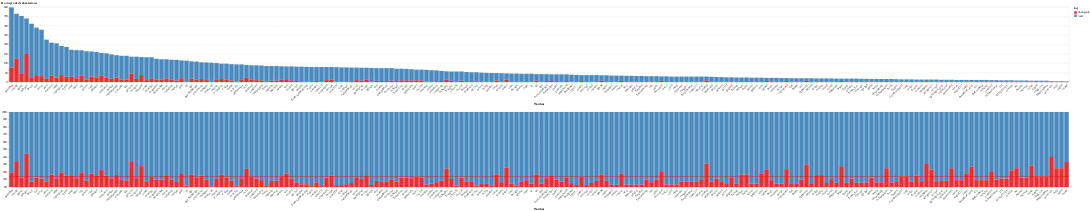

The code cell stored with this chart in its notebook:
### Markdown cell above
## Downgraded submissions stats
The first graph shows the total number of submissions (in blue) with the number of *downgraded* submissions (in red) for each warden. Keep in mind the two number are stacked so the top of the bar indicates the **total** + **downgraded** submissions.

The second graph is a normalized version of the first graph showing the ratio of downgraded submissions for each warden with the red line being the average (~15%, exact number below the chart).

Select a specific warden using the dropdown. To return to the overall view, re-run the cell.

### Code cell
(downgrade & (downgrade_normalize + mean_downgrade_rule_line)).add_selection(
    warden_selector
).transform_filter(
    warden_selector
).properties(
    title='Downgraded submissions'
)

### Figure 1 — Vega-Lite specification as saved in the notebook (floating-point values rounded to 4 significant figures; data arrays with more than 128 entries replaced by an {"elided": "..."} marker saying what was removed)
{"config": {"view": {"continuousWidth": 400, "continuousHeight": 300}}, "vconcat": [{"mark": {"type": "bar", "opacity": 0.9}, "encoding": {"color": {"field": "key", "scale": {"scheme": "set1"}, "type": "nominal"}, "order": {"field": "key", "sort": "ascending", "type": "nominal"}, "x": {"axis": {"grid": false, "labelAngle": -45, "title": "Wardens"}, "field": "handle", "sort": "-y", "type": "nominal"}, "y": {"field": "value", "title": "", "type": "quantitative"}}, "selection": {"warden_selector": {"type": "single", "fields": ["handle"], "bind": {"input": "select", "options": {"elided": "382 str values"}, "name": "Choose a warden:"}}}, "transform": [{"fold": ["total", "downgrade"]}]}, {"layer": [{"mark": {"type": "bar", "opacity": 0.9}, "encoding": {"color": {"field": "key", "scale": {"scheme": "set1"}, "type": "nominal"}, "order": {"field": "key", "sort": "ascending", "type": "nominal"}, "x": {"axis": {"grid": false, "labelAngle": -45, "title": "Wardens"}, "field": "handle", "sort": "-y", "type": "nominal"}, "y": {"axis": {"format": "%"}, "field": "value", "stack": "normalize", "type": "quantitative"}}, "selection": {"warden_selector": {"type": "single", "fields": ["handle"], "bind": {"input": "select", "options": {"elided": "382 str values"}, "name": "Choose a warden:"}}}, "transform": [{"fold": ["total", "downgrade"]}]}, {"mark": {"type": "rule", "color": "red", "opacity": 0.8, "size": 2}, "encoding": {"y": {"aggregate": "mean", "field": "downgrade_ratio", "title": "", "type": "quantitative"}}, "transform": [{"calculate": "datum.downgrade / datum.total", "as": "downgrade_ratio"}]}]}], "data": {"name": "data-4d142127f52d38f872b9aea3ea2835c2"}, "title": "Downgraded submissions", "transform": [{"filter": {"selection": "warden_selector"}}], "$schema": "https://vega.github.io/schema/vega-lite/v4.17.0.json", "datasets": {"data-4d142127f52d38f872b9aea3ea2835c2": {"elided": "212 records"}}}
